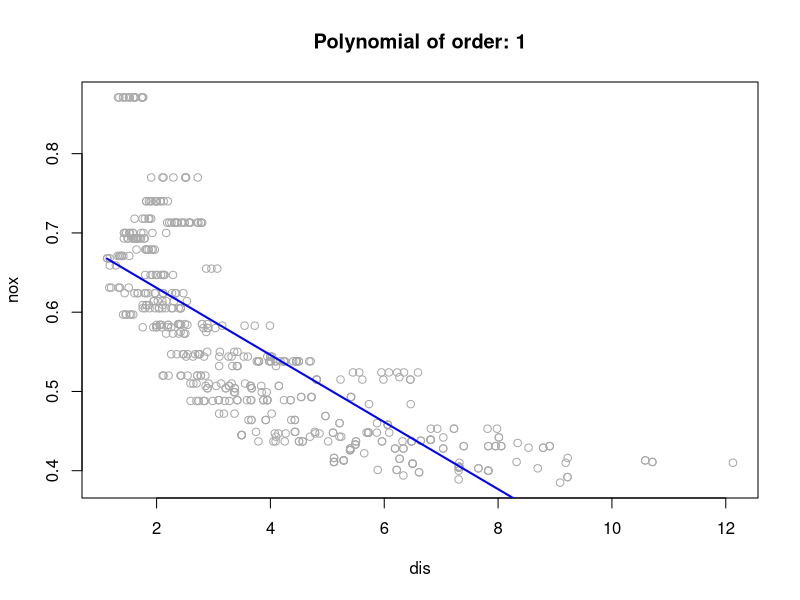
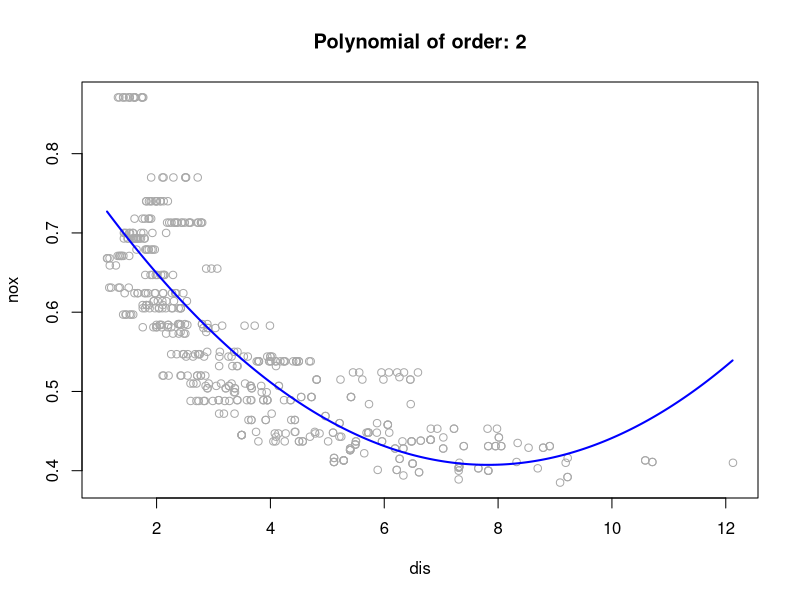
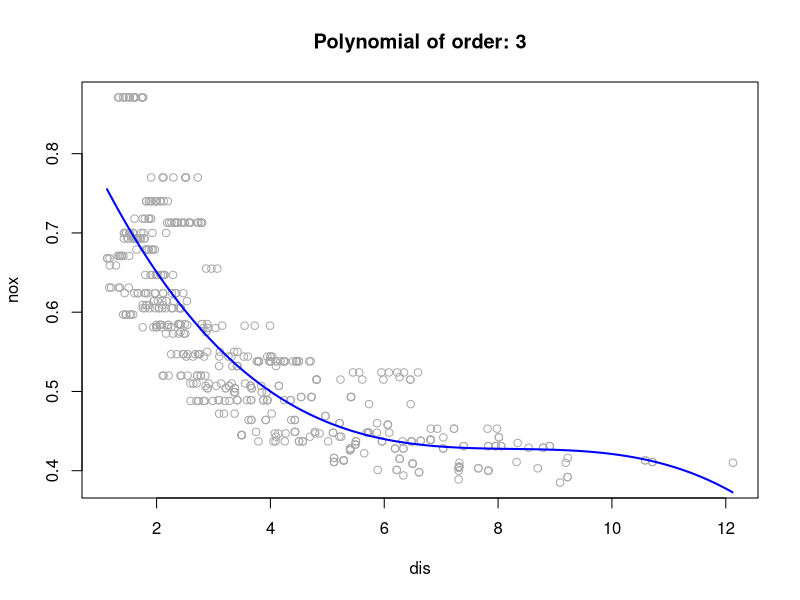
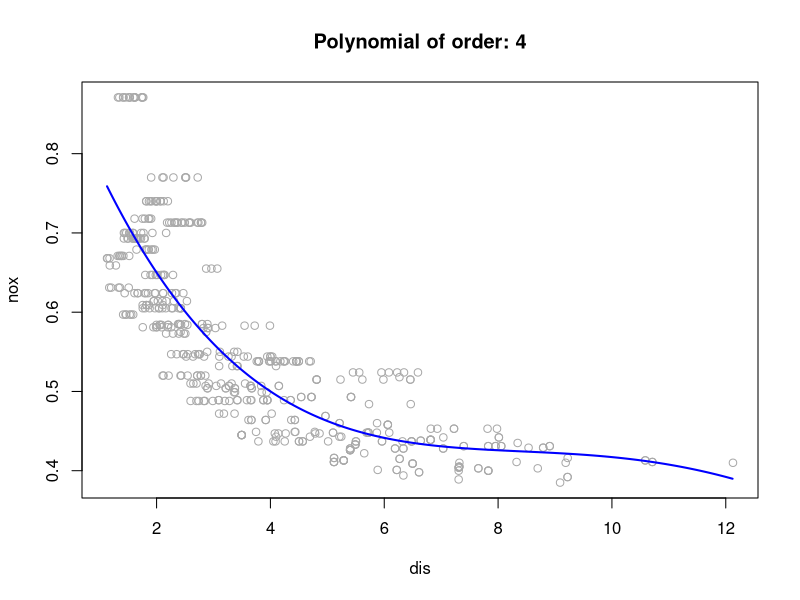
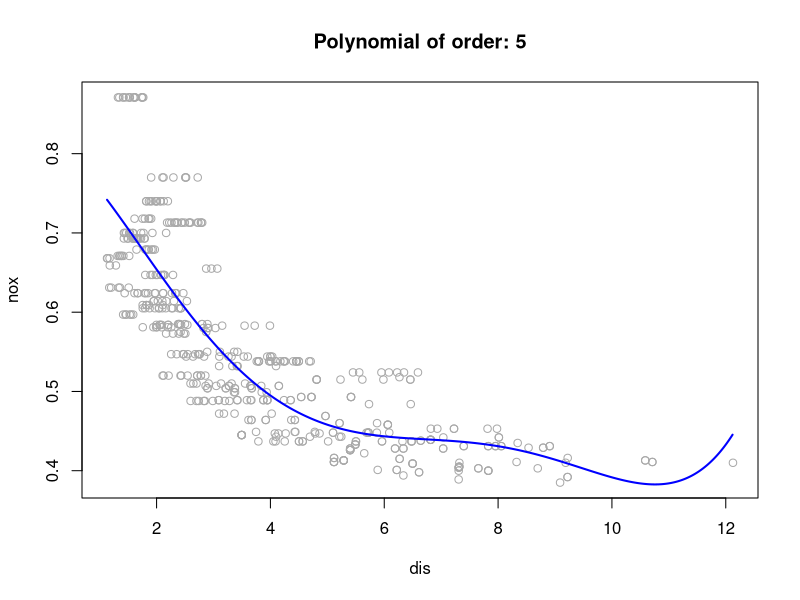
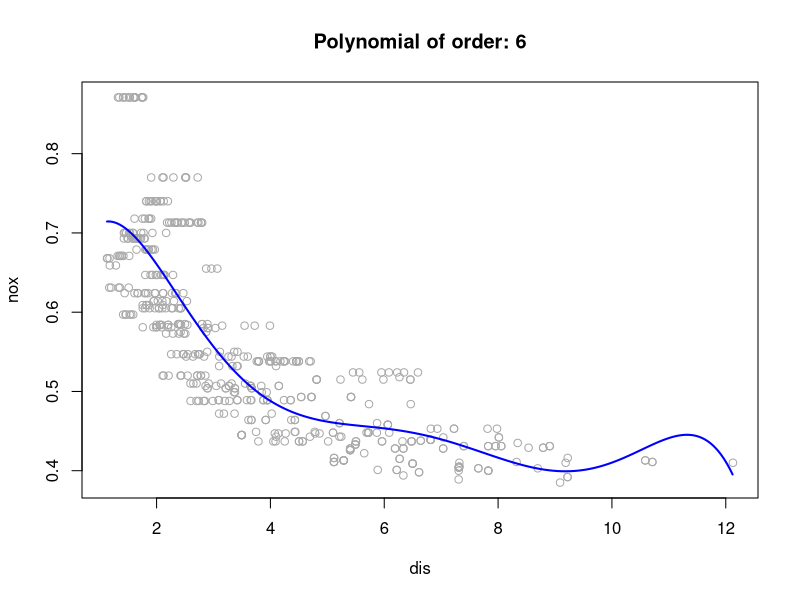
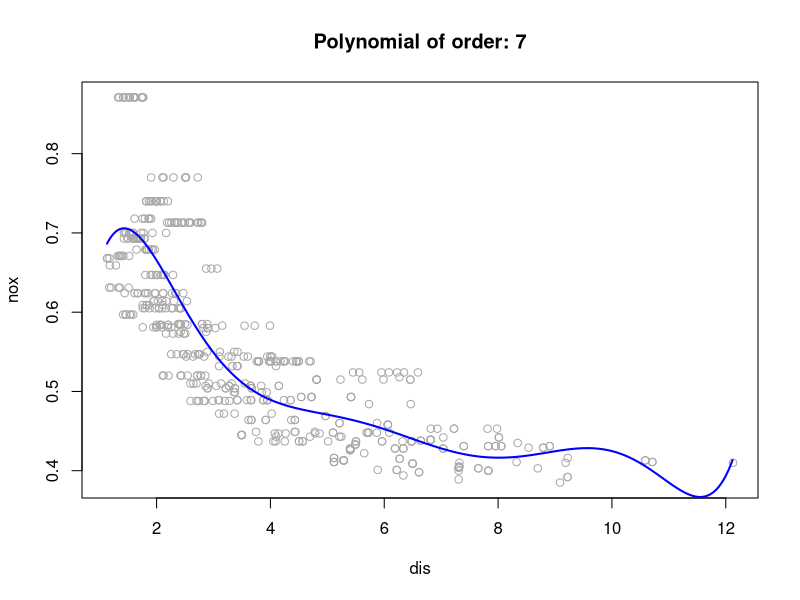
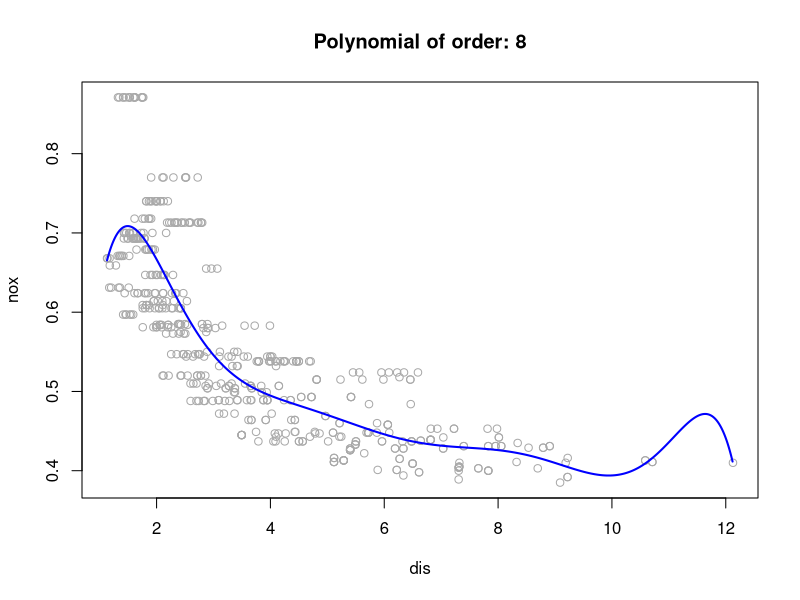

Write R code to recreate these figures, in order. (Note: this script raises an error after producing the figures.)
library(MASS)
attach(Boston)



Polyplot <- function(order)#function that plots an n order polynomial
{
  poly.fit <- lm(nox~poly(dis,order))
  
  dis.limits <- range(dis)
  
  dis.grid <- seq(from=dis.limits[1],to=dis.limits[2],by=0.01)
  preds <- predict(poly.fit,newdata=list(dis=dis.grid),se=TRUE)
  plot(dis,nox,xlim=dis.limits,col="darkgrey",main = paste0(main="Polynomial of order: ", order))
  lines(dis.grid,preds$fit,lwd=2,col="blue")
  
}

RSS <- function(order)#function that returns the RSS
{
  poly.fit <- lm(nox~poly(dis,order))
  preds <- predict(poly.fit)
  RSS <- sum((nox-preds)^2)
  return(RSS)
}

for(i in 1:10)
{
  Polyplot(i)
}

for(i in 1:10)
{
  cat("The RSS of the ",i,"th polynomial is ",RSS(i), "\n")
}

n <- length(dis) # the size of the training set
K <- 4 # the number of folds
MSE <- rep(0,10) # initializing the vector of MSEs
folds <- floor(K*runif(n))+1 # assigning data to folds

#perfroming cross validation
for (k in 1:K) 
  {# K-fold cross validation
    for (d in 1:10) 
      { # trying different degrees
        training <- Boston[folds!=k,]
        test <- Boston[folds==k,]
        fit <- lm(nox~poly(dis,d),data=training)
        pred <- predict(fit,newdata=list(dis=test$dis))
        MSE[d] <- MSE[d] + sum((test$nox-pred)^2)
      }
  }
print(MSE)

#fitting a spline
library(splines)
fit <- lm(nox~bs(dis))
dis.grid <- seq(from=dis.limits[1],to=dis.limits[2],by=0.01)
pred <- predict(fit,newdata=list(dis=dis.grid),se=T)
plot(dis,nox,col="gray")
lines(dis.grid,pred$fit,lwd=2)

RSS <- rep(0,20)
for (d in 4:20) 
  {
    poly.fit <- lm(nox~bs(dis,df=d))
    preds <- predict(poly.fit)
    RSS[d] <- sum((nox-preds)^2)
}

plot(4:20,RSS[4:20],type="l")

#cross-validation or another approach in order to select the best degrees of freedom
n <- length(dis) # the size of the data set
K <- 4 # the number of folds
MSE <- rep(0,20) # initializing MSE for df from 1 to 20
folds <- floor(K*runif(n))+1 # assigning data to folds
for (k in 1:K) 
  {# K-fold cross validation
    for (d in 4:20) 
      { # trying different numbers of df
        training <- Boston[folds!=k,]
        test <- Boston[folds==k,]
        fit <- lm(nox~bs(dis,df=d),data=training)
        pred <- predict(fit,newdata=list(dis=test$dis))
        MSE[d] <- MSE[d] + sum((test$nox-pred)^2)
      }
}

print(MSE[4:20])
#5 or 6 R degrees of freedom (corresponding to 2 or 3 knots) is the best choice.
